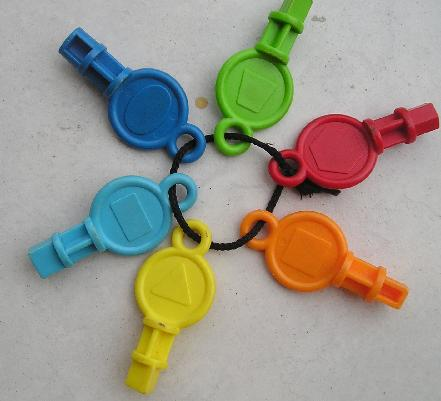
%> input picture Digital Image Processing/Image_dataset/cores.jpg, 441 x 401 px
$ octave A20_RGB_YUV_YRyBy.m   (GNU Octave 9; MATLAB toolbox functions it lacks are replaced by stand-ins)
%> lines starting %> are read from the running program, lines starting %| are printed output that depends on the picture
close all;%fechando figuras
clear all; %limpando as vari醰eis da mem髍ia
clc; %limpando a tela

cd('C:\Users\Thiago\Documents\PDI\Aulas_PDI\Atividades\Banco_Imagens');
a = imread('cores.jpg');
%> a is the input picture: size 401x441x3 uint8; mean R, G, B 156, 153.2, 140

%separando as componentes RGB
R = double(a(:,:,1));
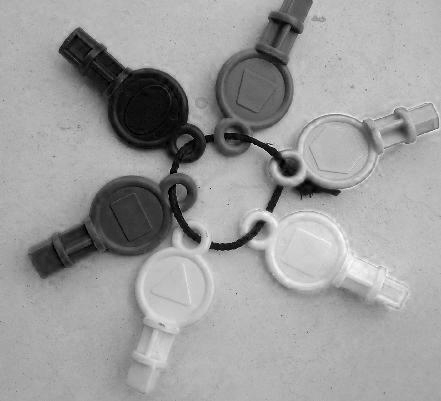
%> R: size 401x441 double; min 0, max 254, mean 156
G = double(a(:,:,2));
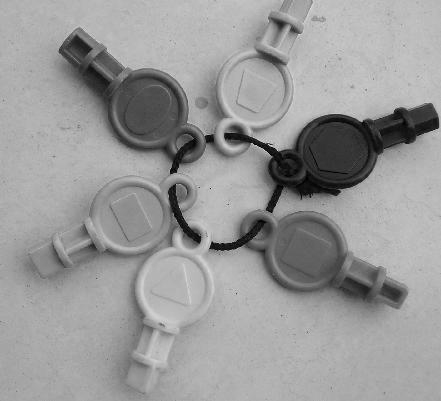
%> G: size 401x441 double; min 0, max 226, mean 153.2
B = double(a(:,:,3));
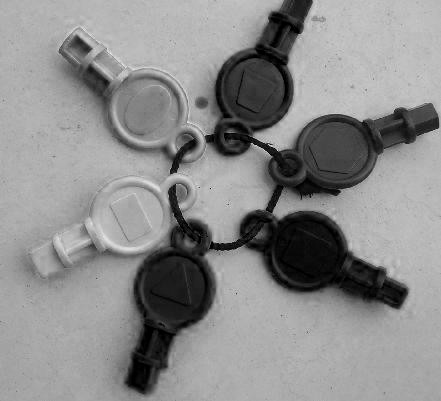
%> B: size 401x441 double; min 0, max 236, mean 140

%Transformando em v韉eo componente
Y  = 0.299 * R + 0.587 * G + 0.114 * B;
RY = R - Y;%componente R-Y
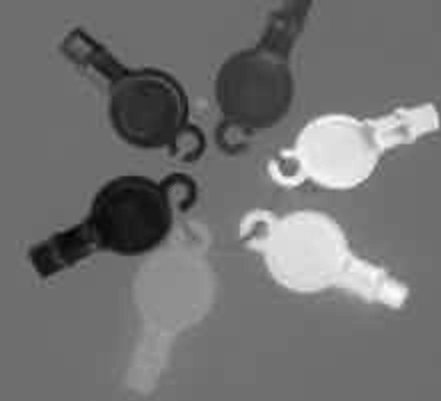
%> RY: size 401x441 double; min -87.07, max 114.1, mean 3.4; drawn with min black and max white
BY = B - Y;%componente B-Y
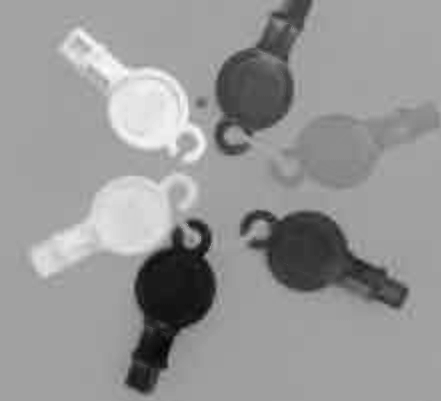
%> BY: size 401x441 double; min -165.1, max 92.22, mean -12.5; drawn with min black and max white

%Transforma玢o em YUV
U = 0.493 * (B - Y);
V = 0.877 * (R - Y);

figure,imshow(a),title('Imagem original');
figure,imshow(uint8(Y)),title('Componente Y da imagem original');
figure,imshow(uint8(U)),title('Componente U da imagem original');
figure,imshow(uint8(V)),title('Componente V da imagem original');

figure,imshow(uint8(RY)),title('Componente R-Y da imagem original');
figure,imshow(uint8(BY)),title('Componente B-Y da imagem original');
%> after `imshow(uint8(BY))`:
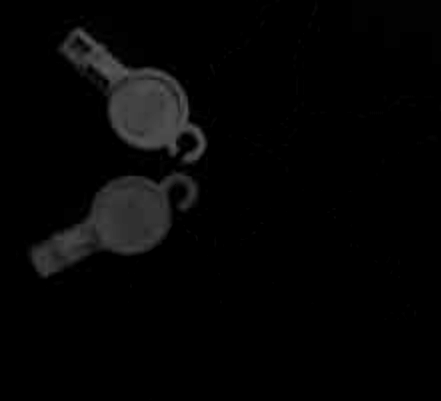
%> displayed picture: size 401x441, on the screen's scale of 0 to 255; min 0, max 92, mean 5.1

%Retorno para RGB
R = (V / 0.877) + Y;
B = (U / 0.493) + Y;

%% Erro aqui??
Y = (Y - (0.299 * R) - (0.114 * B)) / 0.587;
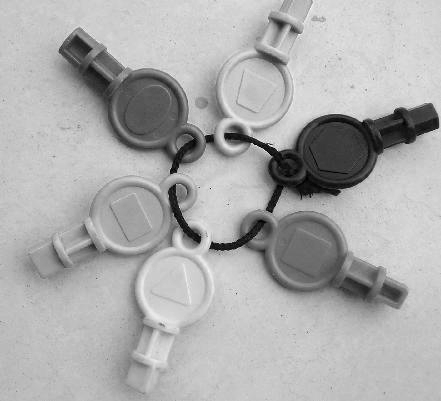
%> Y: size 401x441 double; min -1.13e-15, max 226, mean 153.2; drawn with min black and max white

RGB(:,:,1) = R;
RGB(:,:,2) = G;
RGB(:,:,3) = B;

figure,imshow(uint8(RGB)),title('Transforma玢o YUV>RGB');

$ run again, with Digital Image Processing/Image_dataset/Giz.jpg copied over Digital Image Processing/Image_dataset/cores.jpg
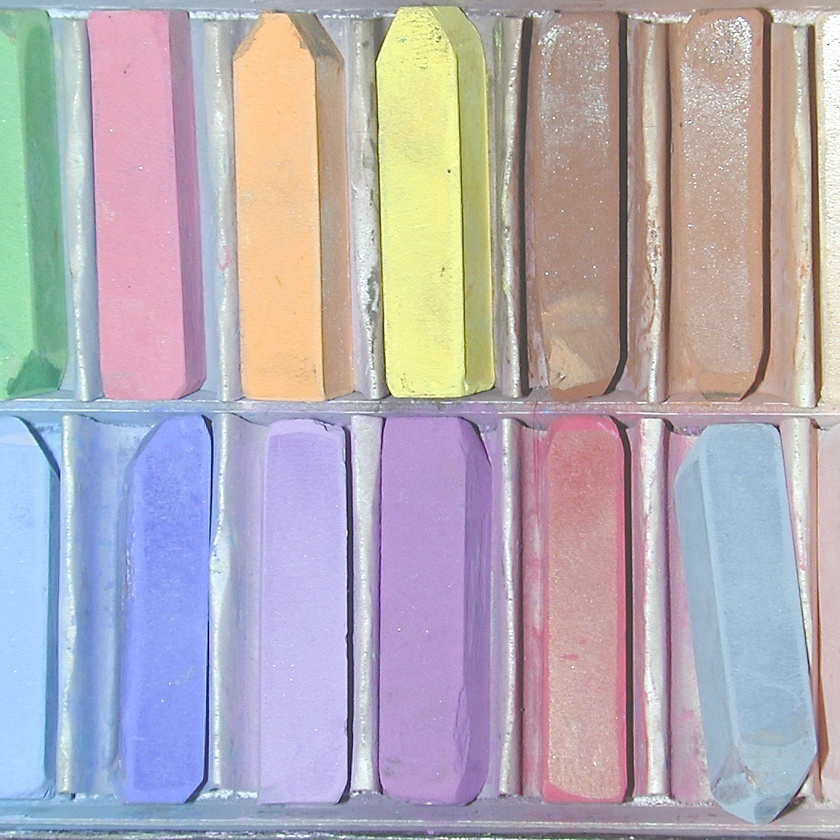
%> input picture Digital Image Processing/Image_dataset/Giz.jpg, 840 x 840 px, shrunk from 1040 x 1040 before the run
%> a is the input picture: size 840x840x3 uint8; mean R, G, B 178.9, 171.2, 180
%> `BY = B - Y;`:
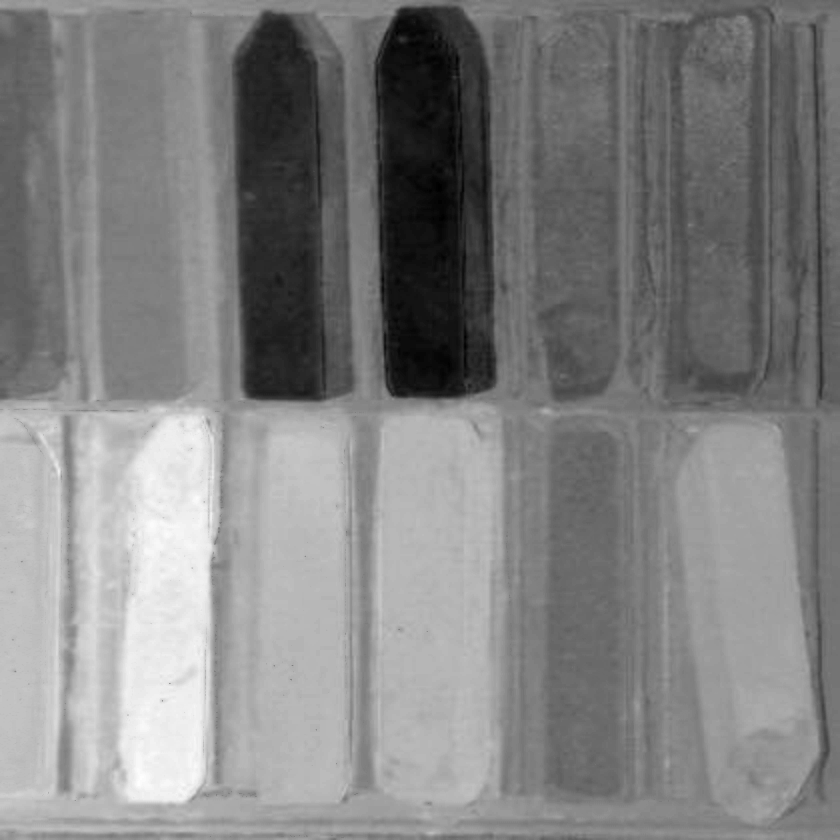
%> BY: size 840x840 double; min -87.12, max 94.26, mean 5.5; drawn with min black and max white
%> `imshow(uint8(BY))`:
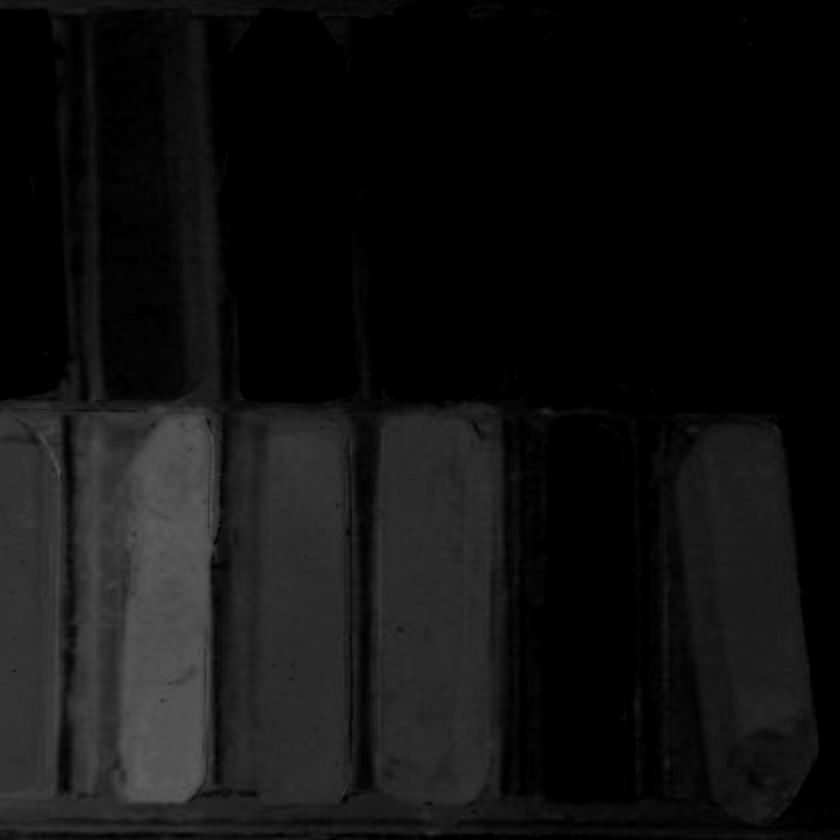
%> displayed picture: size 840x840, on the screen's scale of 0 to 255; min 0, max 94, mean 16.9
